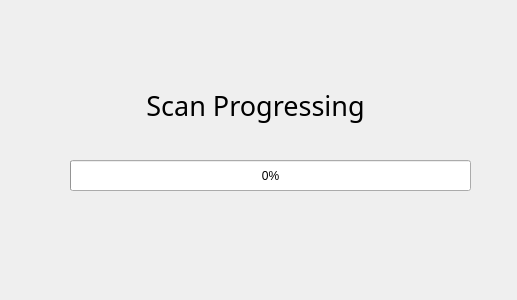
<?xml version="1.0" encoding="UTF-8"?>
<ui version="4.0">
 <class>Form</class>
 <widget class="QWidget" name="Form">
  <property name="geometry">
   <rect>
    <x>0</x>
    <y>0</y>
    <width>517</width>
    <height>300</height>
   </rect>
  </property>
  <property name="minimumSize">
   <size>
    <width>517</width>
    <height>300</height>
   </size>
  </property>
  <property name="maximumSize">
   <size>
    <width>517</width>
    <height>300</height>
   </size>
  </property>
  <property name="windowTitle">
   <string>Progressing</string>
  </property>
  <widget class="QProgressBar" name="Progress">
   <property name="geometry">
    <rect>
     <x>70</x>
     <y>160</y>
     <width>401</width>
     <height>31</height>
    </rect>
   </property>
   <property name="value">
    <number>0</number>
   </property>
  </widget>
  <widget class="QLabel" name="label">
   <property name="geometry">
    <rect>
     <x>110</x>
     <y>80</y>
     <width>291</width>
     <height>51</height>
    </rect>
   </property>
   <property name="font">
    <font>
     <family>Cascadia Mono</family>
     <pointsize>20</pointsize>
    </font>
   </property>
   <property name="text">
    <string>Scan Progressing</string>
   </property>
   <property name="alignment">
    <set>Qt::AlignCenter</set>
   </property>
  </widget>
 </widget>
 <resources/>
 <connections/>
</ui>
